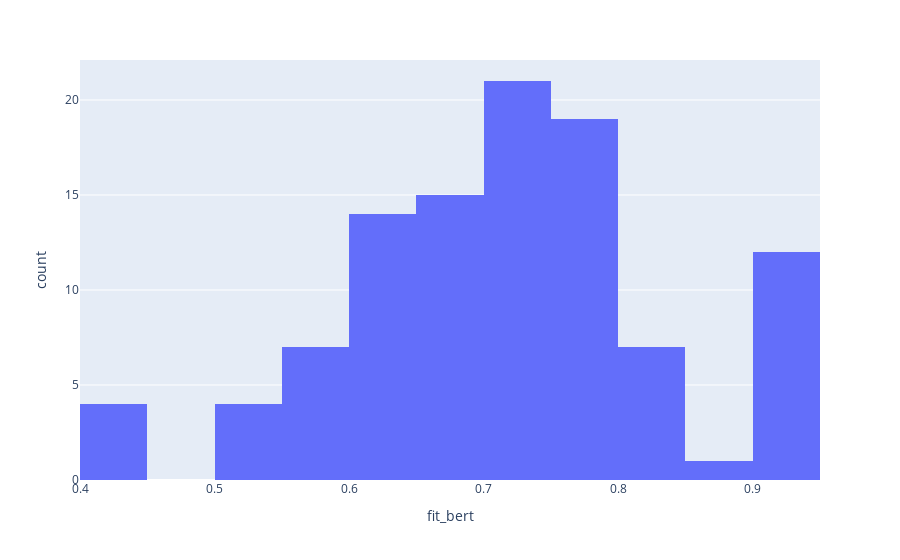

This figure's notebook cell:
### Code cell
fig = px.histogram(df['fit_bert'], x="fit_bert")
fig

### Figure 1 — Plotly figure (JSON) as saved in the notebook; plotly's stock layout.template omitted (floating-point values rounded to 4 significant figures)
{"data": [{"alignmentgroup": "True", "bingroup": "x", "hovertemplate": "fit_bert=%{x}<br>count=%{y}<extra></extra>", "legendgroup": "", "marker": {"color": "#636efa", "pattern": {"shape": ""}}, "name": "", "offsetgroup": "", "orientation": "v", "showlegend": false, "type": "histogram", "x": [0.6836, 0.6292, 0.9026, 0.7573, 0.4422, 0.9055, 0.7459, 0.7912, 0.7459, 0.7017, 0.5688, 0.6164, 0.6789, 0.6836, 0.6836, 0.6292, 0.9026, 0.7573, 0.6836, 0.6292, 0.9026, 0.7573, 0.4422, 0.9055, 0.7459, 0.7912, 0.807, 0.8235, 0.807, 0.8235, 0.6836, 0.6292, 0.9026, 0.7573, 0.4422, 0.9055, 0.7459, 0.7912, 0.7459, 0.7017, 0.5688, 0.6164, 0.6789, 0.6836, 0.6292, 0.9026, 0.7573, 0.4422, 0.9055, 0.7459, 0.7912, 0.7459, 0.7017, 0.5688, 0.6164, 0.6789, 0.6836, 0.9026, 0.7573, 0.9055, 0.7912, 0.7017, 0.5688, 0.6164, 0.6789, 0.7928, 0.7567, 0.7784, 0.6108, 0.6353, 0.7002, 0.7649, 0.8289, 0.8143, 0.7212, 0.7477, 0.714, 0.6779, 0.764, 0.6451, 0.703, 0.8868, 0.6066, 0.7405, 0.5958, 0.6971, 0.5699, 0.7291, 0.7787, 0.5123, 0.5282, 0.7075, 0.5368, 0.7765, 0.5117, 0.5725, 0.9026, 0.6861, 0.8154, 0.7462, 0.7021, 0.6916, 0.6189, 0.7675], "xaxis": "x", "yaxis": "y"}], "layout": {"autosize": true, "barmode": "relative", "legend": {"tracegroupgap": 0}, "margin": {"t": 60}, "xaxis": {"anchor": "y", "autorange": true, "domain": [0, 1], "range": [0.4, 0.95], "title": {"text": "fit_bert"}, "type": "linear"}, "yaxis": {"anchor": "x", "autorange": true, "domain": [0, 1], "range": [0, 22.11], "title": {"text": "count"}}}}
